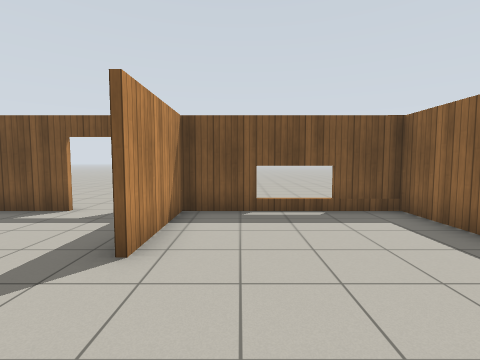
[1] (above)

16 first-person views from a walk through a robot-simulator world made for Gazebo. The camera is 1.2 m above the floor, tilts 4° down and sees 85° across. The floor is counted in squares, 1 m on a side. Each view is taken from the middle of a square. On the plan, view 1 faces up. The plan holds only what a view shows up to about 12 squares ahead; the rest is blank. Gazebo's built-in surfaces are drawn with simple patterns.

[2]
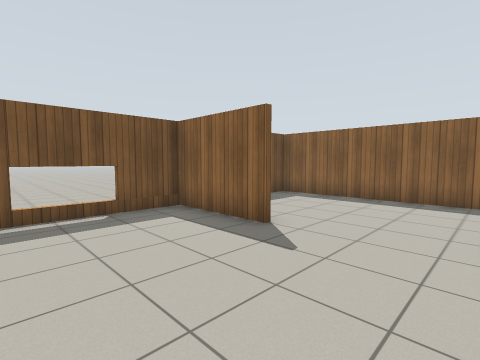

[3]
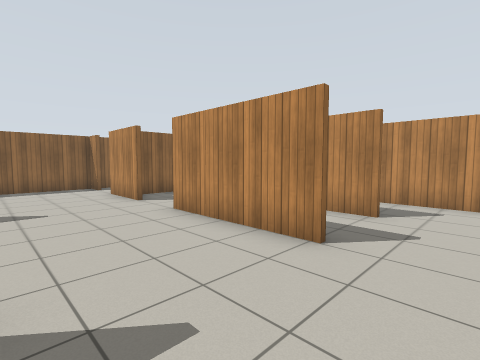

[4]
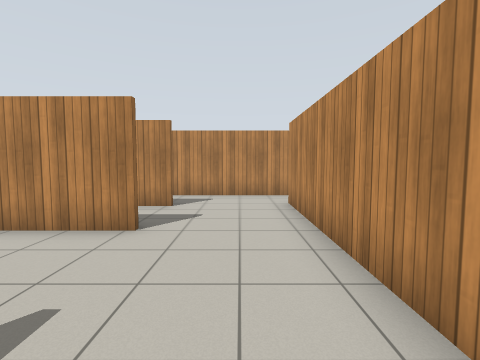

[5]
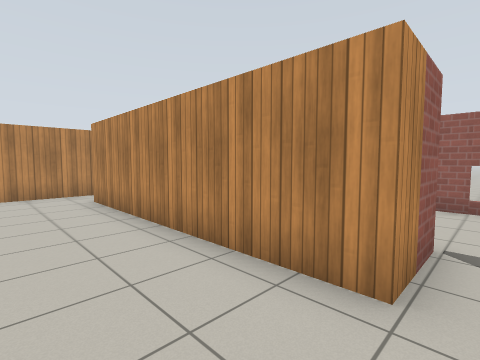

[6]
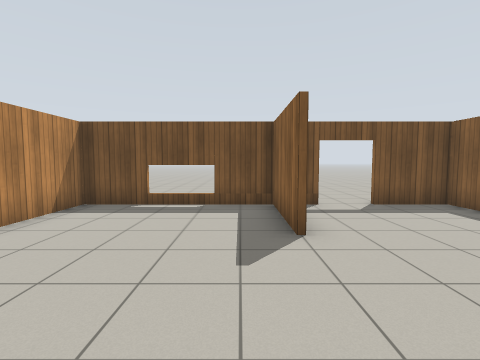

[7]
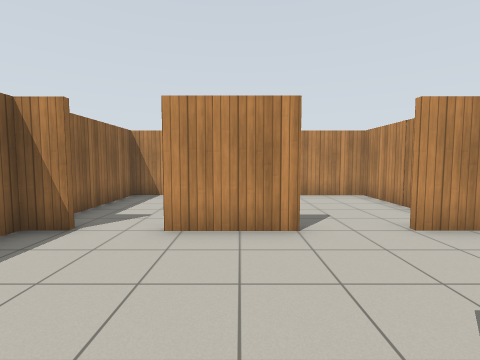

[8]
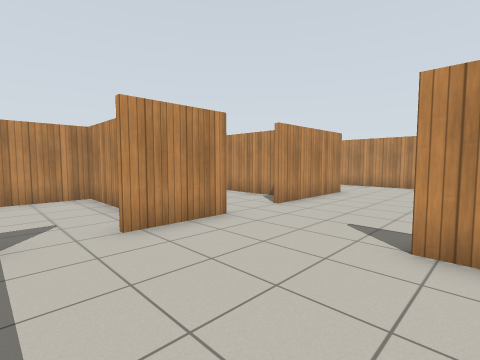

[9]
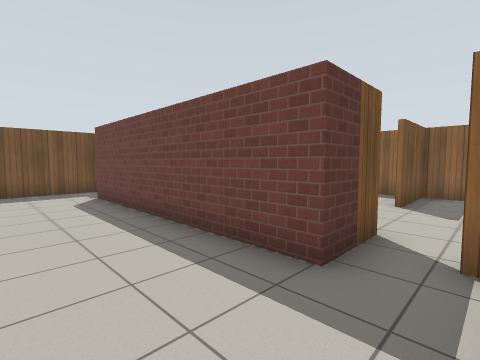

[10]
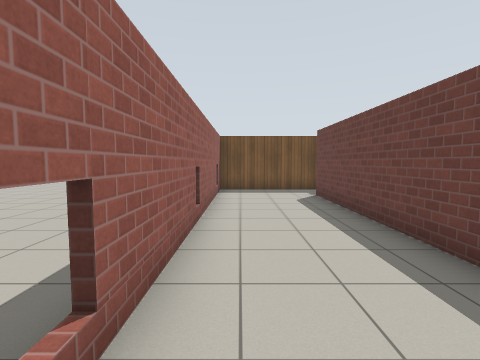

[11]
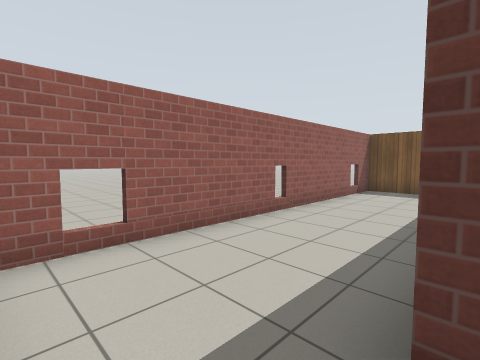

[12]
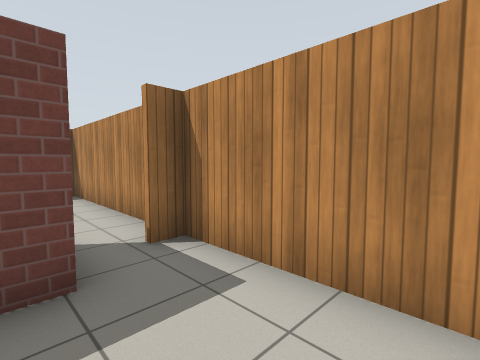

[13]
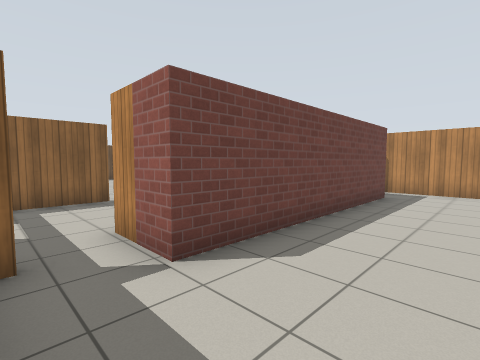

[14]
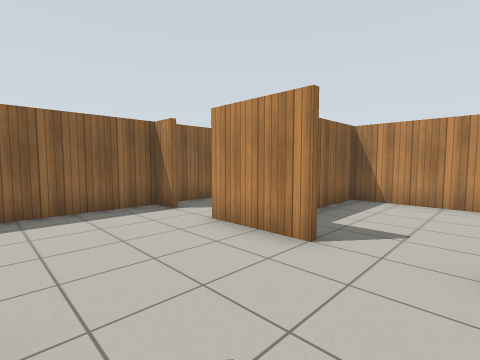

[15]
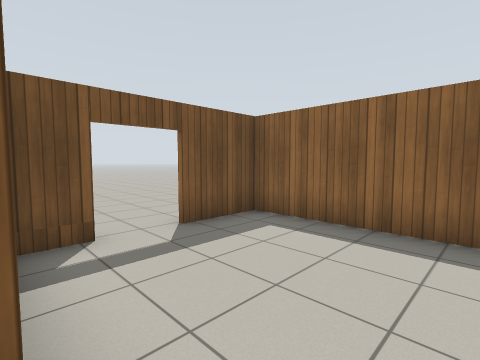

[16]
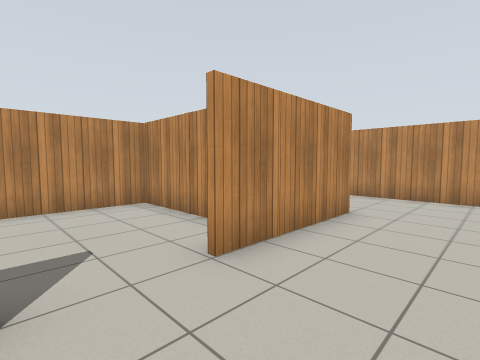

### Floor plan
Ten units are one square. View 1 is at (0, 0); x grows to the right and y downward. Boxes are objects, and circles mark ways between rooms. Rooms are numbered by the first view taken in them; rooms with no view inside come last. Other rooms are left out.
<svg viewBox="-114 -75 207 134">
<path fill="none" stroke="#000" d="M-16 -31 -16 -55M39 -31 39 -63 -14 -63 -14 -31M41 -40 41 -31M39 5 64 5M-22 5 20 5M4 24 4 18M-22 30 -9 30M-31 -63 -59 -63M-54 -44 -54 36M79 5 88 5 88 -63 43 -63M4 54 4 32 -22 32M-60 53 -1 53M-66 -63 -108 -63 -109 49M-54 36 -73 36 -73 -44 -54 -44M-100 53 -64 53 -64 46M6 16 6 54M-1 53 51 54M53 54 53 11M55 29 55 54M51 54 88 54 88 9"/>
<circle cx="-60" cy="-50" r="3" fill="#2a7"/>
<circle cx="-60" cy="40" r="3" fill="#2a7"/>
<circle cx="25" cy="10" r="3" fill="#2a7"/>
<circle cx="70" cy="10" r="3" fill="#2a7"/>
<text x="10" y="-20">1</text>
<text x="-90" y="-10">2</text>
<text x="20" y="30">3</text>
<text x="70" y="30">4</text>
</svg>
Room 1 opens to room 2. Room 1 opens to room 3. Room 1 opens to room 4.

Where each view was taken, in squares from view 1:
view 1: 0 up, 0 right, facing up
view 2: 0 up, 0 right, facing up-right
view 3: 3 up, 4 left, facing down-right
view 4: 4 up, 4 left, facing down
view 5: 5 up, 3 left, facing down-left
view 6: 1 down, 3 right, facing up
view 7: 4 up, 5 right, facing down
view 8: 4 up, 8 right, facing down-left
view 9: 5 down, 10 left, facing up-right
view 10: 5 down, 10 left, facing up
view 11: 5 down, 7 left, facing up-left
view 12: 3 down, 10 left, facing down-right
view 13: 6 up, 10 left, facing down-right
view 14: 3 up, 2 right, facing down-right
view 15: 2 up, 4 right, facing up-right
view 16: 2 up, 4 right, facing down-left
